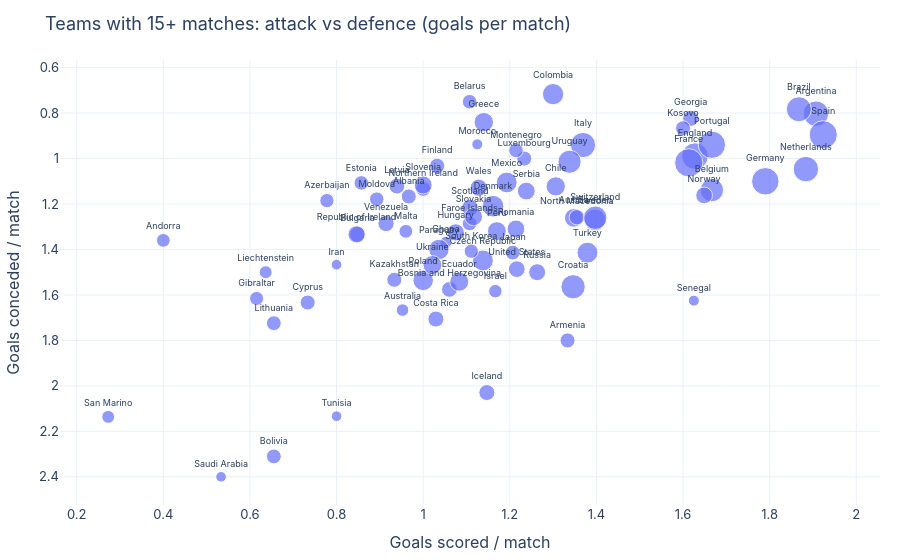

Notebook code for this chart:
### Code cell
F['B_team_attack_vs_defence']

### Figure 1 — Plotly figure (JSON) as saved in the notebook; plotly's stock layout.template omitted (floating-point values rounded to 4 significant figures)
{"data": [{"hovertemplate": "<b>%{hovertext}</b><br><br>Goals scored / match=%{x}<br>Goals conceded / match=%{y}<br>matches=%{marker.size}<br>team_name=%{text}<extra></extra>", "hovertext": ["Albania", "Andorra", "Argentina", "Armenia", "Australia", "Austria", "Azerbaijan", "Belarus", "Belgium", "Bolivia", "Bosnia and Herzegovina", "Brazil", "Bulgaria", "Chile", "Colombia", "Costa Rica", "Croatia", "Cyprus", "Czech Republic", "Denmark", "Ecuador", "England", "Estonia", "Faroe Islands", "Finland", "France", "Georgia", "Germany", "Ghana", "Gibraltar", "Greece", "Hungary", "Iceland", "Iran", "Israel", "Italy", "Japan", "Kazakhstan", "Kosovo", "Latvia", "Liechtenstein", "Lithuania", "Luxembourg", "Malta", "Mexico", "Moldova", "Montenegro", "Morocco", "Netherlands", "North Macedonia", "Northern Ireland", "Norway", "Paraguay", "Peru", "Poland", "Portugal", "Republic of Ireland", "Romania", "Russia", "San Marino", "Saudi Arabia", "Scotland", "Senegal", "Serbia", "Slovakia", "Slovenia", "South Korea", "Spain", "Sweden", "Switzerland", "Tunisia", "Turkey", "Ukraine", "United States", "Uruguay", "Venezuela", "Wales"], "legendgroup": "", "marker": {"color": "#636efa", "size": [30, 25, 86, 30, 21, 46, 27, 28, 72, 29, 33, 83, 33, 49, 60, 34, 78, 30, 58, 62, 48, 94, 28, 28, 31, 106, 34, 100, 19, 26, 50, 40, 34, 15, 24, 84, 29, 30, 30, 33, 22, 29, 30, 25, 57, 28, 28, 16, 86, 31, 30, 37, 55, 47, 56, 99, 39, 42, 38, 22, 15, 37, 16, 42, 43, 43, 27, 105, 63, 73, 15, 58, 47, 37, 71, 35, 39], "sizemode": "area", "sizeref": 0.265, "symbol": "circle"}, "mode": "markers+text", "name": "", "orientation": "v", "showlegend": false, "text": ["Albania", "Andorra", "Argentina", "Armenia", "Australia", "Austria", "Azerbaijan", "Belarus", "Belgium", "Bolivia", "Bosnia and Herzegovina", "Brazil", "Bulgaria", "Chile", "Colombia", "Costa Rica", "Croatia", "Cyprus", "Czech Republic", "Denmark", "Ecuador", "England", "Estonia", "Faroe Islands", "Finland", "France", "Georgia", "Germany", "Ghana", "Gibraltar", "Greece", "Hungary", "Iceland", "Iran", "Israel", "Italy", "Japan", "Kazakhstan", "Kosovo", "Latvia", "Liechtenstein", "Lithuania", "Luxembourg", "Malta", "Mexico", "Moldova", "Montenegro", "Morocco", "Netherlands", "North Macedonia", "Northern Ireland", "Norway", "Paraguay", "Peru", "Poland", "Portugal", "Republic of Ireland", "Romania", "Russia", "San Marino", "Saudi Arabia", "Scotland", "Senegal", "Serbia", "Slovakia", "Slovenia", "South Korea", "Spain", "Sweden", "Switzerland", "Tunisia", "Turkey", "Ukraine", "United States", "Uruguay", "Venezuela", "Wales"], "textfont": {"size": 9}, "textposition": "top center", "type": "scatter", "x": [0.9667, 0.4, 1.907, 1.333, 0.9524, 1.348, 0.7778, 1.107, 1.667, 0.6552, 1.061, 1.867, 0.8485, 1.306, 1.3, 1.029, 1.346, 0.7333, 1.138, 1.161, 1.083, 1.628, 0.8571, 1.107, 1.032, 1.613, 1.618, 1.79, 1.053, 0.6154, 1.14, 1.075, 1.147, 0.8, 1.167, 1.369, 1.207, 0.9333, 1.6, 0.9394, 0.6364, 0.6552, 1.233, 0.96, 1.193, 0.8929, 1.214, 1.125, 1.884, 1.355, 1.0, 1.649, 1.036, 1.17, 1.0, 1.667, 0.8462, 1.214, 1.263, 0.2727, 0.5333, 1.108, 1.625, 1.238, 1.116, 1.0, 1.111, 1.924, 1.397, 1.397, 0.8, 1.379, 1.021, 1.216, 1.338, 0.9143, 1.128], "xaxis": "x", "y": [1.167, 1.36, 0.8023, 1.8, 1.667, 1.261, 1.185, 0.75, 1.139, 2.31, 1.576, 0.7831, 1.333, 1.122, 0.7167, 1.706, 1.564, 1.633, 1.448, 1.21, 1.542, 0.9894, 1.107, 1.286, 1.032, 1.019, 0.8235, 1.1, 1.368, 1.615, 0.84, 1.325, 2.029, 1.467, 1.583, 0.9405, 1.414, 1.533, 0.8667, 1.121, 1.5, 1.724, 1.0, 1.32, 1.105, 1.179, 0.9643, 0.9375, 1.047, 1.258, 1.133, 1.162, 1.4, 1.319, 1.536, 0.9394, 1.333, 1.31, 1.5, 2.136, 2.4, 1.216, 1.625, 1.143, 1.256, 1.116, 1.407, 0.8952, 1.27, 1.26, 2.133, 1.414, 1.468, 1.486, 1.014, 1.286, 1.128], "yaxis": "y"}], "layout": {"font": {"family": "Inter, Segoe UI, sans-serif", "size": 13}, "legend": {"itemsizing": "constant", "orientation": "h", "tracegroupgap": 0, "y": -0.2}, "margin": {"b": 50, "l": 60, "r": 20, "t": 60}, "title": {"text": "Teams with 15+ matches: attack vs defence (goals per match)"}, "xaxis": {"anchor": "y", "domain": [0.0, 1.0], "title": {"text": "Goals scored / match"}}, "yaxis": {"anchor": "x", "autorange": "reversed", "domain": [0.0, 1.0], "title": {"text": "Goals conceded / match"}}}}
